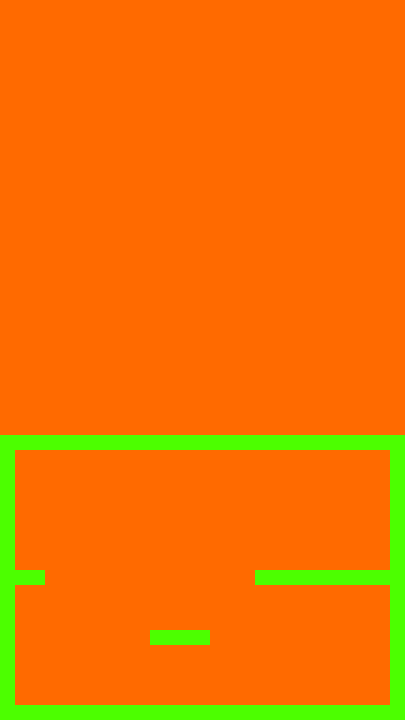

Tiled map render using the project's own tile images. Description and the whole map definition, tile-layer contents included, below:
An orthogonal 27x48 tile map with 15x15 px tiles, 1 tile layer (Tile Layer 1), 4 tilesets and 12 objects.

<map version="1.0" tiledversion="1.1.5" orientation="orthogonal" renderorder="right-down" width="27" height="48" tilewidth="15" tileheight="15" infinite="0" nextobjectid="293">
 <tileset firstgid="1" name="tileset" tilewidth="15" tileheight="15" tilecount="10" columns="10">
  <image source="../gfx/tilesets/blocks.png" width="150" height="15" />
 </tileset>
 <tileset firstgid="11" name="button" tilewidth="15" tileheight="15" tilecount="1" columns="1">
  <image source="../gfx/images/button.png" width="15" height="15" />
 </tileset>
 <tileset firstgid="12" name="turret" tilewidth="15" tileheight="15" tilecount="2" columns="2">
  <image source="../gfx/images/turret.png" width="30" height="15" />
 </tileset>
 <tileset firstgid="14" name="door" tilewidth="30" tileheight="60" tilecount="4" columns="4">
  <image source="../gfx/tilesets/door.png" width="120" height="60" />
 </tileset>
 <layer name="Tile Layer 1" width="27" height="48">
  <data encoding="csv">
4,4,4,4,4,4,4,4,4,4,4,4,4,4,4,4,4,4,4,4,4,4,4,4,4,4,4,
4,4,4,4,4,4,4,4,4,4,4,4,4,4,4,4,4,4,4,4,4,4,4,4,4,4,4,
4,4,4,4,4,4,4,4,4,4,4,4,4,4,4,4,4,4,4,4,4,4,4,4,4,4,4,
4,4,4,4,4,4,4,4,4,4,4,4,4,4,4,4,4,4,4,4,4,4,4,4,4,4,4,
4,4,4,4,4,4,4,4,4,4,4,4,4,4,4,4,4,4,4,4,4,4,4,4,4,4,4,
4,4,4,4,4,4,4,4,4,4,4,4,4,4,4,4,4,4,4,4,4,4,4,4,4,4,4,
4,4,4,4,4,4,4,4,4,4,4,4,4,4,4,4,4,4,4,4,4,4,4,4,4,4,4,
4,4,4,4,4,4,4,4,4,4,4,4,4,4,4,4,4,4,4,4,4,4,4,4,4,4,4,
4,4,4,4,4,4,4,4,4,4,4,4,4,4,4,4,4,4,4,4,4,4,4,4,4,4,4,
4,4,4,4,4,4,4,4,4,4,4,4,4,4,4,4,4,4,4,4,4,4,4,4,4,4,4,
4,4,4,4,4,4,4,4,4,4,4,4,4,4,4,4,4,4,4,4,4,4,4,4,4,4,4,
4,4,4,4,4,4,4,4,4,4,4,4,4,4,4,4,4,4,4,4,4,4,4,4,4,4,4,
4,4,4,4,4,4,4,4,4,4,4,4,4,4,4,4,4,4,4,4,4,4,4,4,4,4,4,
4,4,4,4,4,4,4,4,4,4,4,4,4,4,4,4,4,4,4,4,4,4,4,4,4,4,4,
4,4,4,4,4,4,4,4,4,4,4,4,4,4,4,4,4,4,4,4,4,4,4,4,4,4,4,
4,4,4,4,4,4,4,4,4,4,4,4,4,4,4,4,4,4,4,4,4,4,4,4,4,4,4,
4,4,4,4,4,4,4,4,4,4,4,4,4,4,4,4,4,4,4,4,4,4,4,4,4,4,4,
4,4,4,4,4,4,4,4,4,4,4,4,4,4,4,4,4,4,4,4,4,4,4,4,4,4,4,
4,4,4,4,4,4,4,4,4,4,4,4,4,4,4,4,4,4,4,4,4,4,4,4,4,4,4,
4,4,4,4,4,4,4,4,4,4,4,4,4,4,4,4,4,4,4,4,4,4,4,4,4,4,4,
4,4,4,4,4,4,4,4,4,4,4,4,4,4,4,4,4,4,4,4,4,4,4,4,4,4,4,
4,4,4,4,4,4,4,4,4,4,4,4,4,4,4,4,4,4,4,4,4,4,4,4,4,4,4,
4,4,4,4,4,4,4,4,4,4,4,4,4,4,4,4,4,4,4,4,4,4,4,4,4,4,4,
4,4,4,4,4,4,4,4,4,4,4,4,4,4,4,4,4,4,4,4,4,4,4,4,4,4,4,
4,4,4,4,4,4,4,4,4,4,4,4,4,4,4,4,4,4,4,4,4,4,4,4,4,4,4,
4,4,4,4,4,4,4,4,4,4,4,4,4,4,4,4,4,4,4,4,4,4,4,4,4,4,4,
4,4,4,4,4,4,4,4,4,4,4,4,4,4,4,4,4,4,4,4,4,4,4,4,4,4,4,
4,4,4,4,4,4,4,4,4,4,4,4,4,4,4,4,4,4,4,4,4,4,4,4,4,4,4,
4,4,4,4,4,4,4,4,4,4,4,4,4,4,4,4,4,4,4,4,4,4,4,4,4,4,4,
6,6,6,6,6,6,6,6,6,6,6,6,6,6,6,6,6,6,6,6,6,6,6,6,6,6,6,
6,4,4,4,4,4,4,4,4,4,4,4,4,4,4,4,4,4,4,4,4,4,4,4,4,4,6,
6,4,4,4,4,4,4,4,4,4,4,4,4,4,4,4,4,4,4,4,4,4,4,4,4,4,6,
6,4,4,4,4,4,4,4,4,4,4,4,4,4,4,4,4,4,4,4,4,4,4,4,4,4,6,
6,4,4,4,4,4,4,4,4,4,4,4,4,4,4,4,4,4,4,4,4,4,4,4,4,4,6,
6,4,4,4,4,4,4,4,4,4,4,4,4,4,4,4,4,4,4,4,4,4,4,4,4,4,6,
6,4,4,4,4,4,4,4,4,4,4,4,4,4,4,4,4,4,4,4,4,4,4,4,4,4,6,
6,4,4,4,4,4,4,4,4,4,4,4,4,4,4,4,4,4,4,4,4,4,4,4,4,4,6,
6,4,4,4,4,4,4,4,4,4,4,4,4,4,4,4,4,4,4,4,4,4,4,4,4,4,6,
6,6,6,4,4,4,4,4,4,4,4,4,4,4,4,4,4,6,6,6,6,6,6,6,6,6,6,
6,4,4,4,4,4,4,4,4,4,4,4,4,4,4,4,4,4,4,4,4,4,4,4,4,4,6,
6,4,4,4,4,4,4,4,4,4,4,4,4,4,4,4,4,4,4,4,4,4,4,4,4,4,6,
6,4,4,4,4,4,4,4,4,4,4,4,4,4,4,4,4,4,4,4,4,4,4,4,4,4,6,
6,4,4,4,4,4,4,4,4,4,6,6,6,6,4,4,4,4,4,4,4,4,4,4,4,4,6,
6,4,4,4,4,4,4,4,4,4,4,4,4,4,4,4,4,4,4,4,4,4,4,4,4,4,6,
6,4,4,4,4,4,4,4,4,4,4,4,4,4,4,4,4,4,4,4,4,4,4,4,4,4,6,
6,4,4,4,4,4,4,4,4,4,4,4,4,4,4,4,4,4,4,4,4,4,4,4,4,4,6,
6,4,4,4,4,4,4,4,4,4,4,4,4,4,4,4,4,4,4,4,4,4,4,4,4,4,6,
6,6,6,6,6,6,6,6,6,6,6,6,6,6,6,6,6,6,6,6,6,6,6,6,6,6,6
</data>
 </layer>
 <objectgroup name="collision">
  <object id="75" x="0" y="705" width="405" height="15" />
  <object id="276" x="390" y="450" width="15" height="255" />
  <object id="278" x="0" y="465" width="15" height="240" />
  <object id="283" x="15" y="570" width="30" height="15" />
  <object id="289" x="0" y="435" width="405" height="15" />
  <object id="290" x="0" y="450" width="15" height="15" />
  <object id="291" x="150" y="630" width="60" height="15" />
  <object id="292" x="255" y="570" width="135" height="15" />
 </objectgroup>
 <objectgroup name="Button">
  <object id="286" gid="11" x="345" y="570" width="15" height="15" />
 </objectgroup>
 <objectgroup name="Turrets">
  <object id="281" gid="12" x="15" y="540" width="15" height="15" />
 </objectgroup>
 <objectgroup name="Doors">
  <object id="287" gid="14" x="270" y="570" width="30" height="60" />
  <object id="288" gid="14" x="270" y="510" width="30" height="60" />
 </objectgroup>
</map>
